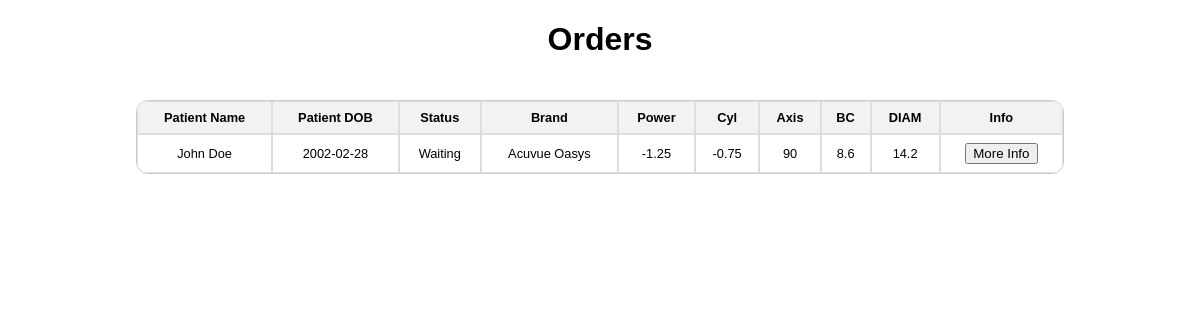
The page /pt-orders on the database its author committed.
### models.py (models this page shows)
class PatientOrder(db.Model):
    __tablename__ = 'patient_order'
    id = db.Column(db.String, primary_key=True)
    brand = db.Column(db.String(100))
    bc = db.Column(db.Float)
    diameter = db.Column(db.Float)
    power = db.Column(db.Float)
    cylinder = db.Column(db.Float)
    axis = db.Column(db.Integer)
    add = db.Column(db.Float)
    quantity = db.Column(db.Integer, default=1)
    notes = db.Column(db.Text)
    order_status = db.Column(db.Enum(OrderStatus), default=OrderStatus.WAITING)
    order_date = db.Column(db.Date, default=date.today())
    arrival_date = db.Column(db.Date, default=None)
    logs = db.relationship("Logs", backref='order', lazy=True)
    doctor_id = db.Column(db.Integer, db.ForeignKey('doctor.id'))
    patient_id = db.Column(db.Integer, db.ForeignKey('patient.id'))
    doctor = db.relationship('Doctor', back_populates='orders')
    patient = db.relationship('Patient', back_populates='orders')

class Patient(db.Model):
    __tablename__ = 'patient'
    id = db.Column(db.Integer, nullable = False, primary_key = True)
    name = db.Column(db.String(100), nullable = False)
    date_of_birth = db.Column(db.Date, nullable = False)
    doctor = db.relationship(
        'Doctor',
        secondary = doctor_patient,
        back_populates = 'patient'
    )
    orders = db.relationship('PatientOrder', back_populates = "patient")

### routes/patientOrder.py (the view)
@pt_orders_bp.route("/pt-orders",methods=["GET"])
def get_patient_orders():
    orders = PatientOrder.query.order_by(PatientOrder.order_date.desc()).all()
    return render_template("orders.html", orders=orders)

### templates/orders.html (shortened to what this page needs)
<!DOCTYPE html>
<html lang="en">
  <head>
  </head>
  <body>
    <h1>Orders</h1>
    <div class="content">
      <table>
        <thead>
          <tr>
            <th>Patient Name</th>
            <th>Patient DOB</th>
            <th>Status</th>
            <th>Brand</th>
            <th>Power</th>
            <th>Cyl</th>
            <th>Axis</th>
            <th>BC</th>
            <th>DIAM</th>
            <th>Info</th>
          </tr>
        </thead>
        <tbody>
          {% for order in orders %}
          <tr>
            <td>{{order.patient.name}}</td>
            <td>{{order.patient.date_of_birth}}</td>
            <td>{{order.order_status.value}}</td>
            <td>{{order.brand}}</td>
            <td>{{order.power}}</td>
            <td>{{order.cylinder}}</td>
            <td>{{order.axis}}</td>
            <td>{{order.bc}}</td>
            <td>{{order.diameter}}</td>
            <td>
              <a
                href="{{ url_for('ptOrders.order_info', order_id=order.id)}}"
                method="GET"
              >
                <button>More Info</button>
              </a>
            </td>
          </tr>
          {% endfor %}
        </tbody>
      </table>
    </div>
  </body>
</html>

### templates/orders.html (style rules this page uses)
body { font-family: Arial, sans-serif; margin: 20px; }
h1 { text-align: center; }
.content { display: flex; flex-direction: row; justify-content: center; }
table { font-size: 0.8rem; width: 80%; border-collapse: separate; border-spacing: 0; border: 1px solid #ccc; border-radius: 12px; overflow: hidden; margin-top: 20px; }
th, td { border: 1px solid #ddd; padding: 8px; text-align: center; }
th { background-color: #f2f2f2; }

### rows shown on the page
PatientOrder: patient.name "John Doe", patient.date_of_birth "2002-02-28", order_status.value "Waiting", brand "Acuvue Oasys", power "-1.25", cylinder "-0.75", axis "90", bc "8.6", diameter "14.2"
